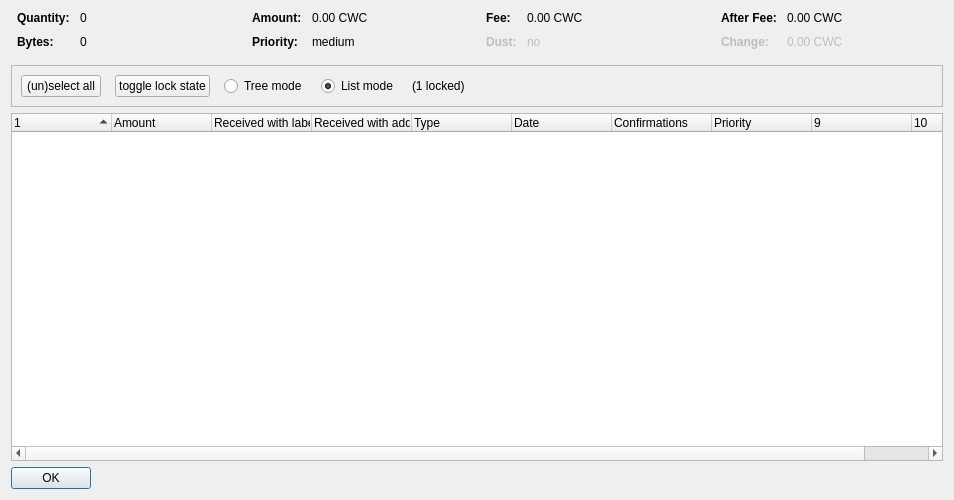
<?xml version="1.0" encoding="UTF-8"?>
<ui version="4.0">
 <class>CoinControlDialog</class>
 <widget class="QDialog" name="CoinControlDialog">
  <property name="geometry">
   <rect>
    <x>0</x>
    <y>0</y>
    <width>954</width>
    <height>500</height>
   </rect>
  </property>
  <property name="windowTitle">
   <string>Coin Selection</string>
  </property>
  <layout class="QVBoxLayout" name="verticalLayout">
   <item>
    <layout class="QHBoxLayout" name="horizontalLayoutTop" stretch="0,0,0,0">
     <property name="topMargin">
      <number>0</number>
     </property>
     <property name="bottomMargin">
      <number>10</number>
     </property>
     <item>
      <layout class="QFormLayout" name="formLayoutCoinControl1">
       <property name="horizontalSpacing">
        <number>10</number>
       </property>
       <property name="verticalSpacing">
        <number>10</number>
       </property>
       <property name="leftMargin">
        <number>6</number>
       </property>
       <property name="rightMargin">
        <number>6</number>
       </property>
       <item row="0" column="0">
        <widget class="QLabel" name="labelCoinControlQuantityText">
         <property name="font">
          <font>
           <weight>75</weight>
           <bold>true</bold>
          </font>
         </property>
         <property name="text">
          <string>Quantity:</string>
         </property>
        </widget>
       </item>
       <item row="0" column="1">
        <widget class="QLabel" name="labelCoinControlQuantity">
         <property name="cursor">
          <cursorShape>IBeamCursor</cursorShape>
         </property>
         <property name="contextMenuPolicy">
          <enum>Qt::ActionsContextMenu</enum>
         </property>
         <property name="text">
          <string notr="true">0</string>
         </property>
         <property name="textInteractionFlags">
          <set>Qt::LinksAccessibleByMouse|Qt::TextSelectableByKeyboard|Qt::TextSelectableByMouse</set>
         </property>
        </widget>
       </item>
       <item row="1" column="0">
        <widget class="QLabel" name="labelCoinControlBytesText">
         <property name="font">
          <font>
           <weight>75</weight>
           <bold>true</bold>
          </font>
         </property>
         <property name="text">
          <string>Bytes:</string>
         </property>
        </widget>
       </item>
       <item row="1" column="1">
        <widget class="QLabel" name="labelCoinControlBytes">
         <property name="cursor">
          <cursorShape>IBeamCursor</cursorShape>
         </property>
         <property name="contextMenuPolicy">
          <enum>Qt::ActionsContextMenu</enum>
         </property>
         <property name="text">
          <string notr="true">0</string>
         </property>
         <property name="textInteractionFlags">
          <set>Qt::LinksAccessibleByMouse|Qt::TextSelectableByKeyboard|Qt::TextSelectableByMouse</set>
         </property>
        </widget>
       </item>
      </layout>
     </item>
     <item>
      <layout class="QFormLayout" name="formLayoutCoinControl2">
       <property name="horizontalSpacing">
        <number>10</number>
       </property>
       <property name="verticalSpacing">
        <number>10</number>
       </property>
       <property name="leftMargin">
        <number>6</number>
       </property>
       <property name="rightMargin">
        <number>6</number>
       </property>
       <item row="0" column="0">
        <widget class="QLabel" name="labelCoinControlAmountText">
         <property name="font">
          <font>
           <weight>75</weight>
           <bold>true</bold>
          </font>
         </property>
         <property name="text">
          <string>Amount:</string>
         </property>
        </widget>
       </item>
       <item row="0" column="1">
        <widget class="QLabel" name="labelCoinControlAmount">
         <property name="cursor">
          <cursorShape>IBeamCursor</cursorShape>
         </property>
         <property name="contextMenuPolicy">
          <enum>Qt::ActionsContextMenu</enum>
         </property>
         <property name="text">
          <string notr="true">0.00 CWC</string>
         </property>
         <property name="textInteractionFlags">
          <set>Qt::LinksAccessibleByMouse|Qt::TextSelectableByKeyboard|Qt::TextSelectableByMouse</set>
         </property>
        </widget>
       </item>
       <item row="1" column="0">
        <widget class="QLabel" name="labelCoinControlPriorityText">
         <property name="font">
          <font>
           <weight>75</weight>
           <bold>true</bold>
          </font>
         </property>
         <property name="text">
          <string>Priority:</string>
         </property>
        </widget>
       </item>
       <item row="1" column="1">
        <widget class="QLabel" name="labelCoinControlPriority">
         <property name="cursor">
          <cursorShape>IBeamCursor</cursorShape>
         </property>
         <property name="contextMenuPolicy">
          <enum>Qt::ActionsContextMenu</enum>
         </property>
         <property name="text">
          <string>medium</string>
         </property>
         <property name="textInteractionFlags">
          <set>Qt::LinksAccessibleByMouse|Qt::TextSelectableByKeyboard|Qt::TextSelectableByMouse</set>
         </property>
        </widget>
       </item>
      </layout>
     </item>
     <item>
      <layout class="QFormLayout" name="formLayoutCoinControl3">
       <property name="horizontalSpacing">
        <number>10</number>
       </property>
       <property name="verticalSpacing">
        <number>10</number>
       </property>
       <property name="leftMargin">
        <number>6</number>
       </property>
       <property name="rightMargin">
        <number>6</number>
       </property>
       <item row="0" column="0">
        <widget class="QLabel" name="labelCoinControlFeeText">
         <property name="font">
          <font>
           <weight>75</weight>
           <bold>true</bold>
          </font>
         </property>
         <property name="text">
          <string>Fee:</string>
         </property>
        </widget>
       </item>
       <item row="0" column="1">
        <widget class="QLabel" name="labelCoinControlFee">
         <property name="cursor">
          <cursorShape>IBeamCursor</cursorShape>
         </property>
         <property name="contextMenuPolicy">
          <enum>Qt::ActionsContextMenu</enum>
         </property>
         <property name="text">
          <string notr="true">0.00 CWC</string>
         </property>
         <property name="textInteractionFlags">
          <set>Qt::LinksAccessibleByMouse|Qt::TextSelectableByKeyboard|Qt::TextSelectableByMouse</set>
         </property>
        </widget>
       </item>
       <item row="1" column="0">
        <widget class="QLabel" name="labelCoinControlLowOutputText">
         <property name="enabled">
          <bool>false</bool>
         </property>
         <property name="font">
          <font>
           <weight>75</weight>
           <bold>true</bold>
          </font>
         </property>
         <property name="text">
          <string>Dust:</string>
         </property>
        </widget>
       </item>
       <item row="1" column="1">
        <widget class="QLabel" name="labelCoinControlLowOutput">
         <property name="enabled">
          <bool>false</bool>
         </property>
         <property name="cursor">
          <cursorShape>IBeamCursor</cursorShape>
         </property>
         <property name="contextMenuPolicy">
          <enum>Qt::ActionsContextMenu</enum>
         </property>
         <property name="text">
          <string>no</string>
         </property>
         <property name="textInteractionFlags">
          <set>Qt::LinksAccessibleByMouse|Qt::TextSelectableByKeyboard|Qt::TextSelectableByMouse</set>
         </property>
        </widget>
       </item>
      </layout>
     </item>
     <item>
      <layout class="QFormLayout" name="formLayoutCoinControl4">
       <property name="horizontalSpacing">
        <number>10</number>
       </property>
       <property name="verticalSpacing">
        <number>10</number>
       </property>
       <property name="leftMargin">
        <number>6</number>
       </property>
       <property name="rightMargin">
        <number>6</number>
       </property>
       <item row="0" column="0">
        <widget class="QLabel" name="labelCoinControlAfterFeeText">
         <property name="font">
          <font>
           <weight>75</weight>
           <bold>true</bold>
          </font>
         </property>
         <property name="text">
          <string>After Fee:</string>
         </property>
        </widget>
       </item>
       <item row="0" column="1">
        <widget class="QLabel" name="labelCoinControlAfterFee">
         <property name="cursor">
          <cursorShape>IBeamCursor</cursorShape>
         </property>
         <property name="contextMenuPolicy">
          <enum>Qt::ActionsContextMenu</enum>
         </property>
         <property name="text">
          <string notr="true">0.00 CWC</string>
         </property>
         <property name="textInteractionFlags">
          <set>Qt::LinksAccessibleByMouse|Qt::TextSelectableByKeyboard|Qt::TextSelectableByMouse</set>
         </property>
        </widget>
       </item>
       <item row="1" column="0">
        <widget class="QLabel" name="labelCoinControlChangeText">
         <property name="enabled">
          <bool>false</bool>
         </property>
         <property name="font">
          <font>
           <weight>75</weight>
           <bold>true</bold>
          </font>
         </property>
         <property name="text">
          <string>Change:</string>
         </property>
        </widget>
       </item>
       <item row="1" column="1">
        <widget class="QLabel" name="labelCoinControlChange">
         <property name="enabled">
          <bool>false</bool>
         </property>
         <property name="cursor">
          <cursorShape>IBeamCursor</cursorShape>
         </property>
         <property name="contextMenuPolicy">
          <enum>Qt::ActionsContextMenu</enum>
         </property>
         <property name="text">
          <string notr="true">0.00 CWC</string>
         </property>
         <property name="textInteractionFlags">
          <set>Qt::LinksAccessibleByMouse|Qt::TextSelectableByKeyboard|Qt::TextSelectableByMouse</set>
         </property>
        </widget>
       </item>
      </layout>
     </item>
    </layout>
   </item>
   <item>
    <widget class="QFrame" name="frame">
     <property name="minimumSize">
      <size>
       <width>0</width>
       <height>40</height>
      </size>
     </property>
     <property name="frameShape">
      <enum>QFrame::StyledPanel</enum>
     </property>
     <property name="frameShadow">
      <enum>QFrame::Sunken</enum>
     </property>
     <layout class="QHBoxLayout" name="horizontalLayout">
      <item>
       <layout class="QHBoxLayout" name="horizontalLayoutPanel" stretch="0,0,0,0,0,0">
        <property name="spacing">
         <number>14</number>
        </property>
        <item>
         <widget class="QPushButton" name="pushButtonSelectAll">
          <property name="sizePolicy">
           <sizepolicy hsizetype="Maximum" vsizetype="Fixed">
            <horstretch>0</horstretch>
            <verstretch>0</verstretch>
           </sizepolicy>
          </property>
          <property name="text">
           <string>(un)select all</string>
          </property>
          <property name="autoDefault">
           <bool>false</bool>
          </property>
         </widget>
        </item>
        <item>
         <widget class="QPushButton" name="pushButtonToggleLock">
          <property name="sizePolicy">
           <sizepolicy hsizetype="Maximum" vsizetype="Fixed">
            <horstretch>0</horstretch>
            <verstretch>0</verstretch>
           </sizepolicy>
          </property>
          <property name="text">
           <string>toggle lock state</string>
          </property>
          <property name="autoDefault">
           <bool>false</bool>
          </property>
         </widget>
        </item>
        <item>
         <widget class="QRadioButton" name="radioTreeMode">
          <property name="sizePolicy">
           <sizepolicy hsizetype="Maximum" vsizetype="Fixed">
            <horstretch>0</horstretch>
            <verstretch>0</verstretch>
           </sizepolicy>
          </property>
          <property name="text">
           <string>Tree mode</string>
          </property>
         </widget>
        </item>
        <item>
         <widget class="QRadioButton" name="radioListMode">
          <property name="sizePolicy">
           <sizepolicy hsizetype="Maximum" vsizetype="Fixed">
            <horstretch>0</horstretch>
            <verstretch>0</verstretch>
           </sizepolicy>
          </property>
          <property name="text">
           <string>List mode</string>
          </property>
          <property name="checked">
           <bool>true</bool>
          </property>
         </widget>
        </item>
        <item>
         <widget class="QLabel" name="labelLocked">
          <property name="text">
           <string>(1 locked)</string>
          </property>
         </widget>
        </item>
        <item>
         <spacer name="horizontalSpacer">
          <property name="orientation">
           <enum>Qt::Horizontal</enum>
          </property>
          <property name="sizeHint" stdset="0">
           <size>
            <width>40</width>
            <height>20</height>
           </size>
          </property>
         </spacer>
        </item>
       </layout>
      </item>
     </layout>
    </widget>
   </item>
   <item>
    <widget class="CoinControlTreeWidget" name="treeWidget">
     <property name="contextMenuPolicy">
      <enum>Qt::CustomContextMenu</enum>
     </property>
     <property name="sortingEnabled">
      <bool>false</bool>
     </property>
     <property name="columnCount">
      <number>10</number>
     </property>
     <attribute name="headerShowSortIndicator" stdset="0">
      <bool>true</bool>
     </attribute>
     <attribute name="headerStretchLastSection">
      <bool>false</bool>
     </attribute>
     <column>
      <property name="text">
       <string/>
      </property>
     </column>
     <column>
      <property name="text">
       <string>Amount</string>
      </property>
     </column>
     <column>
      <property name="text">
       <string>Received with label</string>
      </property>
     </column>
     <column>
      <property name="text">
       <string>Received with address</string>
      </property>
     </column>
     <column>
      <property name="text">
       <string>Type</string>
      </property>
     </column>
     <column>
      <property name="text">
       <string>Date</string>
      </property>
     </column>
     <column>
      <property name="text">
       <string>Confirmations</string>
      </property>
      <property name="toolTip">
       <string>Confirmed</string>
      </property>
     </column>
     <column>
      <property name="text">
       <string>Priority</string>
      </property>
     </column>
     <column>
      <property name="text">
       <string/>
      </property>
     </column>
     <column>
      <property name="text">
       <string/>
      </property>
     </column>
    </widget>
   </item>
   <item>
    <widget class="QDialogButtonBox" name="buttonBox">
     <property name="sizePolicy">
      <sizepolicy hsizetype="Maximum" vsizetype="Fixed">
       <horstretch>0</horstretch>
       <verstretch>0</verstretch>
      </sizepolicy>
     </property>
     <property name="orientation">
      <enum>Qt::Horizontal</enum>
     </property>
     <property name="standardButtons">
      <set>QDialogButtonBox::Ok</set>
     </property>
    </widget>
   </item>
  </layout>
 </widget>
 <customwidgets>
  <customwidget>
   <class>CoinControlTreeWidget</class>
   <extends>QTreeWidget</extends>
   <header>coincontroltreewidget.h</header>
  </customwidget>
 </customwidgets>
 <resources/>
 <connections/>
</ui>
